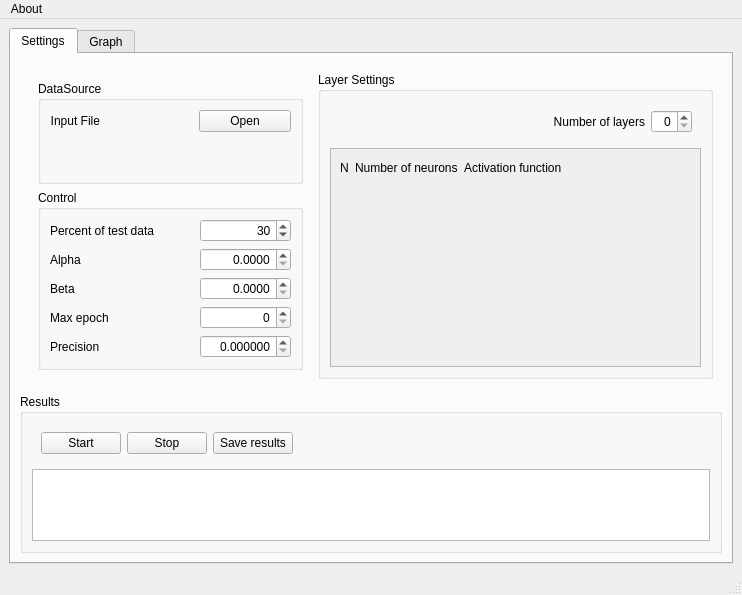
<?xml version="1.0" encoding="UTF-8"?>
<ui version="4.0">
 <class>MainWindow</class>
 <widget class="QMainWindow" name="MainWindow">
  <property name="geometry">
   <rect>
    <x>0</x>
    <y>0</y>
    <width>742</width>
    <height>563</height>
   </rect>
  </property>
  <property name="sizePolicy">
   <sizepolicy hsizetype="Expanding" vsizetype="Expanding">
    <horstretch>0</horstretch>
    <verstretch>0</verstretch>
   </sizepolicy>
  </property>
  <property name="windowTitle">
   <string>Neural Network Test</string>
  </property>
  <widget class="QWidget" name="centralwidget">
   <layout class="QHBoxLayout" name="horizontalLayout">
    <item>
     <widget class="QTabWidget" name="tabWidget">
      <property name="currentIndex">
       <number>0</number>
      </property>
      <widget class="QWidget" name="controlsTab">
       <attribute name="title">
        <string>Settings</string>
       </attribute>
       <layout class="QVBoxLayout" name="verticalLayout">
        <item>
         <widget class="QWidget" name="horizontalWidget" native="true">
          <layout class="QHBoxLayout" name="horizontalLayout_2">
           <item>
            <widget class="QWidget" name="verticalWidget" native="true">
             <property name="sizePolicy">
              <sizepolicy hsizetype="Maximum" vsizetype="Preferred">
               <horstretch>0</horstretch>
               <verstretch>0</verstretch>
              </sizepolicy>
             </property>
             <layout class="QVBoxLayout" name="verticalLayout_2">
              <item>
               <widget class="QGroupBox" name="DataBox">
                <property name="sizePolicy">
                 <sizepolicy hsizetype="Minimum" vsizetype="Fixed">
                  <horstretch>0</horstretch>
                  <verstretch>0</verstretch>
                 </sizepolicy>
                </property>
                <property name="toolTip">
                 <string>Data Group</string>
                </property>
                <property name="title">
                 <string>DataSource</string>
                </property>
                <layout class="QGridLayout" name="gridLayout">
                 <item row="0" column="1">
                  <spacer name="horizontalSpacer_2">
                   <property name="orientation">
                    <enum>Qt::Horizontal</enum>
                   </property>
                   <property name="sizeHint" stdset="0">
                    <size>
                     <width>40</width>
                     <height>20</height>
                    </size>
                   </property>
                  </spacer>
                 </item>
                 <item row="0" column="0">
                  <widget class="QLabel" name="inputLabel">
                   <property name="toolTip">
                    <string>Input File</string>
                   </property>
                   <property name="text">
                    <string>Input File</string>
                   </property>
                   <property name="alignment">
                    <set>Qt::AlignRight|Qt::AlignTrailing|Qt::AlignVCenter</set>
                   </property>
                  </widget>
                 </item>
                 <item row="0" column="2">
                  <widget class="QPushButton" name="inputOpenButton">
                   <property name="sizePolicy">
                    <sizepolicy hsizetype="MinimumExpanding" vsizetype="Fixed">
                     <horstretch>0</horstretch>
                     <verstretch>0</verstretch>
                    </sizepolicy>
                   </property>
                   <property name="maximumSize">
                    <size>
                     <width>135</width>
                     <height>24</height>
                    </size>
                   </property>
                   <property name="toolTip">
                    <string>Open Input File</string>
                   </property>
                   <property name="text">
                    <string>Open</string>
                   </property>
                  </widget>
                 </item>
                 <item row="1" column="1">
                  <spacer name="verticalSpacer_2">
                   <property name="orientation">
                    <enum>Qt::Vertical</enum>
                   </property>
                   <property name="sizeHint" stdset="0">
                    <size>
                     <width>20</width>
                     <height>40</height>
                    </size>
                   </property>
                  </spacer>
                 </item>
                </layout>
               </widget>
              </item>
              <item>
               <widget class="QGroupBox" name="ControlBox">
                <property name="sizePolicy">
                 <sizepolicy hsizetype="Minimum" vsizetype="Fixed">
                  <horstretch>0</horstretch>
                  <verstretch>0</verstretch>
                 </sizepolicy>
                </property>
                <property name="toolTip">
                 <string>Control Group</string>
                </property>
                <property name="title">
                 <string>Control</string>
                </property>
                <layout class="QGridLayout" name="gridLayout_2">
                 <item row="3" column="0">
                  <widget class="QLabel" name="maxEpochlabel">
                   <property name="toolTip">
                    <string>Maximim number of epochs</string>
                   </property>
                   <property name="text">
                    <string>Max epoch</string>
                   </property>
                  </widget>
                 </item>
                 <item row="1" column="3">
                  <widget class="QDoubleSpinBox" name="alphaCoef">
                   <property name="sizePolicy">
                    <sizepolicy hsizetype="MinimumExpanding" vsizetype="Fixed">
                     <horstretch>0</horstretch>
                     <verstretch>0</verstretch>
                    </sizepolicy>
                   </property>
                   <property name="maximumSize">
                    <size>
                     <width>102</width>
                     <height>23</height>
                    </size>
                   </property>
                   <property name="toolTip">
                    <string>Training coefficient</string>
                   </property>
                   <property name="alignment">
                    <set>Qt::AlignRight|Qt::AlignTrailing|Qt::AlignVCenter</set>
                   </property>
                   <property name="decimals">
                    <number>4</number>
                   </property>
                   <property name="maximum">
                    <double>1.000000000000000</double>
                   </property>
                   <property name="singleStep">
                    <double>0.000100000000000</double>
                   </property>
                  </widget>
                 </item>
                 <item row="4" column="0">
                  <widget class="QLabel" name="precisionlabel">
                   <property name="toolTip">
                    <string>Precision</string>
                   </property>
                   <property name="text">
                    <string>Precision</string>
                   </property>
                  </widget>
                 </item>
                 <item row="4" column="2">
                  <spacer name="horizontalSpacer_12">
                   <property name="orientation">
                    <enum>Qt::Horizontal</enum>
                   </property>
                   <property name="sizeHint" stdset="0">
                    <size>
                     <width>40</width>
                     <height>20</height>
                    </size>
                   </property>
                  </spacer>
                 </item>
                 <item row="3" column="2">
                  <spacer name="horizontalSpacer_11">
                   <property name="orientation">
                    <enum>Qt::Horizontal</enum>
                   </property>
                   <property name="sizeHint" stdset="0">
                    <size>
                     <width>40</width>
                     <height>20</height>
                    </size>
                   </property>
                  </spacer>
                 </item>
                 <item row="0" column="0">
                  <widget class="QLabel" name="percentLabel">
                   <property name="toolTip">
                    <string>Amount of data that will be used for testing in percents</string>
                   </property>
                   <property name="text">
                    <string>Percent of test data</string>
                   </property>
                   <property name="alignment">
                    <set>Qt::AlignRight|Qt::AlignTrailing|Qt::AlignVCenter</set>
                   </property>
                  </widget>
                 </item>
                 <item row="2" column="0">
                  <widget class="QLabel" name="betaLabel">
                   <property name="toolTip">
                    <string>Stretch coefficient</string>
                   </property>
                   <property name="text">
                    <string>Beta</string>
                   </property>
                  </widget>
                 </item>
                 <item row="4" column="3">
                  <widget class="QDoubleSpinBox" name="precision">
                   <property name="sizePolicy">
                    <sizepolicy hsizetype="MinimumExpanding" vsizetype="Fixed">
                     <horstretch>0</horstretch>
                     <verstretch>0</verstretch>
                    </sizepolicy>
                   </property>
                   <property name="maximumSize">
                    <size>
                     <width>102</width>
                     <height>23</height>
                    </size>
                   </property>
                   <property name="toolTip">
                    <string>Precision</string>
                   </property>
                   <property name="alignment">
                    <set>Qt::AlignRight|Qt::AlignTrailing|Qt::AlignVCenter</set>
                   </property>
                   <property name="decimals">
                    <number>6</number>
                   </property>
                   <property name="maximum">
                    <double>100.000000000000000</double>
                   </property>
                   <property name="singleStep">
                    <double>0.000100000000000</double>
                   </property>
                  </widget>
                 </item>
                 <item row="1" column="2">
                  <spacer name="horizontalSpacer_9">
                   <property name="orientation">
                    <enum>Qt::Horizontal</enum>
                   </property>
                   <property name="sizeHint" stdset="0">
                    <size>
                     <width>40</width>
                     <height>20</height>
                    </size>
                   </property>
                  </spacer>
                 </item>
                 <item row="3" column="3">
                  <widget class="QSpinBox" name="maxEpoch">
                   <property name="sizePolicy">
                    <sizepolicy hsizetype="MinimumExpanding" vsizetype="Fixed">
                     <horstretch>0</horstretch>
                     <verstretch>0</verstretch>
                    </sizepolicy>
                   </property>
                   <property name="maximumSize">
                    <size>
                     <width>102</width>
                     <height>23</height>
                    </size>
                   </property>
                   <property name="toolTip">
                    <string>Maximim number of epochs</string>
                   </property>
                   <property name="alignment">
                    <set>Qt::AlignRight|Qt::AlignTrailing|Qt::AlignVCenter</set>
                   </property>
                   <property name="maximum">
                    <number>1000000</number>
                   </property>
                   <property name="singleStep">
                    <number>50</number>
                   </property>
                  </widget>
                 </item>
                 <item row="2" column="3">
                  <widget class="QDoubleSpinBox" name="betaCoef">
                   <property name="sizePolicy">
                    <sizepolicy hsizetype="MinimumExpanding" vsizetype="Fixed">
                     <horstretch>0</horstretch>
                     <verstretch>0</verstretch>
                    </sizepolicy>
                   </property>
                   <property name="maximumSize">
                    <size>
                     <width>102</width>
                     <height>23</height>
                    </size>
                   </property>
                   <property name="toolTip">
                    <string>Stretch coefficient</string>
                   </property>
                   <property name="alignment">
                    <set>Qt::AlignRight|Qt::AlignTrailing|Qt::AlignVCenter</set>
                   </property>
                   <property name="decimals">
                    <number>4</number>
                   </property>
                   <property name="maximum">
                    <double>1.000000000000000</double>
                   </property>
                   <property name="singleStep">
                    <double>0.000100000000000</double>
                   </property>
                  </widget>
                 </item>
                 <item row="2" column="2">
                  <spacer name="horizontalSpacer_10">
                   <property name="orientation">
                    <enum>Qt::Horizontal</enum>
                   </property>
                   <property name="sizeHint" stdset="0">
                    <size>
                     <width>40</width>
                     <height>20</height>
                    </size>
                   </property>
                  </spacer>
                 </item>
                 <item row="0" column="2">
                  <spacer name="horizontalSpacer_7">
                   <property name="orientation">
                    <enum>Qt::Horizontal</enum>
                   </property>
                   <property name="sizeHint" stdset="0">
                    <size>
                     <width>40</width>
                     <height>20</height>
                    </size>
                   </property>
                  </spacer>
                 </item>
                 <item row="0" column="3">
                  <widget class="QSpinBox" name="testDataPercent">
                   <property name="sizePolicy">
                    <sizepolicy hsizetype="MinimumExpanding" vsizetype="Fixed">
                     <horstretch>0</horstretch>
                     <verstretch>0</verstretch>
                    </sizepolicy>
                   </property>
                   <property name="maximumSize">
                    <size>
                     <width>102</width>
                     <height>23</height>
                    </size>
                   </property>
                   <property name="acceptDrops">
                    <bool>true</bool>
                   </property>
                   <property name="toolTip">
                    <string>&lt;html&gt;&lt;head/&gt;&lt;body&gt;&lt;p&gt;Amount of data that will be used for testing in percents&lt;/p&gt;&lt;/body&gt;&lt;/html&gt;</string>
                   </property>
                   <property name="alignment">
                    <set>Qt::AlignRight|Qt::AlignTrailing|Qt::AlignVCenter</set>
                   </property>
                   <property name="maximum">
                    <number>100</number>
                   </property>
                   <property name="singleStep">
                    <number>5</number>
                   </property>
                   <property name="value">
                    <number>30</number>
                   </property>
                  </widget>
                 </item>
                 <item row="1" column="0">
                  <widget class="QLabel" name="alphaLabel">
                   <property name="toolTip">
                    <string>Training coefficient</string>
                   </property>
                   <property name="text">
                    <string>Alpha</string>
                   </property>
                  </widget>
                 </item>
                </layout>
               </widget>
              </item>
             </layout>
            </widget>
           </item>
           <item>
            <widget class="QGroupBox" name="groupBox">
             <property name="sizePolicy">
              <sizepolicy hsizetype="MinimumExpanding" vsizetype="MinimumExpanding">
               <horstretch>0</horstretch>
               <verstretch>0</verstretch>
              </sizepolicy>
             </property>
             <property name="maximumSize">
              <size>
               <width>10000</width>
               <height>10000</height>
              </size>
             </property>
             <property name="title">
              <string>Layer Settings</string>
             </property>
             <layout class="QVBoxLayout" name="verticalLayout_4">
              <item>
               <widget class="QWidget" name="horizontalWidget_4" native="true">
                <layout class="QHBoxLayout" name="horizontalLayout_6">
                 <item>
                  <spacer name="horizontalSpacer_6">
                   <property name="orientation">
                    <enum>Qt::Horizontal</enum>
                   </property>
                   <property name="sizeHint" stdset="0">
                    <size>
                     <width>40</width>
                     <height>20</height>
                    </size>
                   </property>
                  </spacer>
                 </item>
                 <item>
                  <widget class="QLabel" name="numberOfLayersLabel">
                   <property name="text">
                    <string>Number of layers</string>
                   </property>
                   <property name="alignment">
                    <set>Qt::AlignRight|Qt::AlignTrailing|Qt::AlignVCenter</set>
                   </property>
                  </widget>
                 </item>
                 <item>
                  <widget class="QSpinBox" name="numberOfLayers">
                   <property name="alignment">
                    <set>Qt::AlignRight|Qt::AlignTrailing|Qt::AlignVCenter</set>
                   </property>
                   <property name="minimum">
                    <number>0</number>
                   </property>
                   <property name="maximum">
                    <number>10</number>
                   </property>
                   <property name="value">
                    <number>0</number>
                   </property>
                  </widget>
                 </item>
                </layout>
               </widget>
              </item>
              <item>
               <widget class="QScrollArea" name="scrollArea">
                <property name="widgetResizable">
                 <bool>true</bool>
                </property>
                <widget class="QWidget" name="scrollAreaWidgetContents">
                 <property name="geometry">
                  <rect>
                   <x>0</x>
                   <y>0</y>
                   <width>387</width>
                   <height>201</height>
                  </rect>
                 </property>
                 <layout class="QVBoxLayout" name="verticalLayout_3">
                  <item>
                   <layout class="QGridLayout" name="layersGrid">
                    <item row="0" column="0">
                     <widget class="QLabel" name="nLabel">
                      <property name="text">
                       <string>N</string>
                      </property>
                     </widget>
                    </item>
                    <item row="0" column="2">
                     <widget class="QLabel" name="activationFunctionLabel">
                      <property name="text">
                       <string>Activation function</string>
                      </property>
                     </widget>
                    </item>
                    <item row="0" column="1">
                     <widget class="QLabel" name="numberOfNeuronsLabel">
                      <property name="text">
                       <string>Number of neurons</string>
                      </property>
                     </widget>
                    </item>
                    <item row="0" column="3">
                     <spacer name="horizontalSpacer_4">
                      <property name="orientation">
                       <enum>Qt::Horizontal</enum>
                      </property>
                      <property name="sizeHint" stdset="0">
                       <size>
                        <width>40</width>
                        <height>20</height>
                       </size>
                      </property>
                     </spacer>
                    </item>
                   </layout>
                  </item>
                  <item>
                   <spacer name="verticalSpacer">
                    <property name="orientation">
                     <enum>Qt::Vertical</enum>
                    </property>
                    <property name="sizeHint" stdset="0">
                     <size>
                      <width>20</width>
                      <height>40</height>
                     </size>
                    </property>
                   </spacer>
                  </item>
                 </layout>
                </widget>
               </widget>
              </item>
             </layout>
            </widget>
           </item>
          </layout>
          <zorder>groupBox</zorder>
          <zorder>verticalWidget</zorder>
         </widget>
        </item>
        <item>
         <widget class="QGroupBox" name="ResultsBox">
          <property name="sizePolicy">
           <sizepolicy hsizetype="MinimumExpanding" vsizetype="Preferred">
            <horstretch>0</horstretch>
            <verstretch>0</verstretch>
           </sizepolicy>
          </property>
          <property name="toolTip">
           <string>Results Group</string>
          </property>
          <property name="title">
           <string>Results</string>
          </property>
          <layout class="QVBoxLayout" name="verticalLayout_6">
           <item>
            <widget class="QWidget" name="horizontalWidget_2" native="true">
             <layout class="QHBoxLayout" name="horizontalLayout_8">
              <item>
               <widget class="QPushButton" name="startButton">
                <property name="sizePolicy">
                 <sizepolicy hsizetype="Minimum" vsizetype="Minimum">
                  <horstretch>0</horstretch>
                  <verstretch>0</verstretch>
                 </sizepolicy>
                </property>
                <property name="toolTip">
                 <string>Start</string>
                </property>
                <property name="text">
                 <string>Start</string>
                </property>
               </widget>
              </item>
              <item>
               <widget class="QPushButton" name="stopButton">
                <property name="toolTip">
                 <string>Stop</string>
                </property>
                <property name="text">
                 <string>Stop</string>
                </property>
               </widget>
              </item>
              <item>
               <widget class="QPushButton" name="saveButton">
                <property name="toolTip">
                 <string>Save results to file</string>
                </property>
                <property name="text">
                 <string>Save results</string>
                </property>
               </widget>
              </item>
              <item>
               <spacer name="horizontalSpacer">
                <property name="orientation">
                 <enum>Qt::Horizontal</enum>
                </property>
                <property name="sizeHint" stdset="0">
                 <size>
                  <width>40</width>
                  <height>20</height>
                 </size>
                </property>
               </spacer>
              </item>
             </layout>
            </widget>
           </item>
           <item>
            <widget class="QTableWidget" name="resultsTable">
             <property name="editTriggers">
              <set>QAbstractItemView::NoEditTriggers</set>
             </property>
            </widget>
           </item>
          </layout>
         </widget>
        </item>
       </layout>
      </widget>
      <widget class="QWidget" name="graphTab">
       <attribute name="title">
        <string>Graph</string>
       </attribute>
       <layout class="QHBoxLayout" name="horizontalLayout_11">
        <item>
         <widget class="QWidget" name="graphLayout" native="true">
          <layout class="QVBoxLayout" name="verticalLayout_7">
           <item>
            <widget class="QwtPlot" name="qwtPlot">
             <property name="toolTip">
              <string>Graph of results error</string>
             </property>
            </widget>
           </item>
           <item>
            <widget class="QWidget" name="horizontalWidget_3" native="true">
             <layout class="QHBoxLayout" name="horizontalLayout_13">
              <item>
               <spacer name="horizontalSpacer_13">
                <property name="orientation">
                 <enum>Qt::Horizontal</enum>
                </property>
                <property name="sizeHint" stdset="0">
                 <size>
                  <width>40</width>
                  <height>20</height>
                 </size>
                </property>
               </spacer>
              </item>
              <item>
               <widget class="QPushButton" name="saveImageButton">
                <property name="text">
                 <string>Save As Image</string>
                </property>
               </widget>
              </item>
             </layout>
            </widget>
           </item>
          </layout>
         </widget>
        </item>
       </layout>
      </widget>
     </widget>
    </item>
   </layout>
  </widget>
  <widget class="QMenuBar" name="menubar">
   <property name="geometry">
    <rect>
     <x>0</x>
     <y>0</y>
     <width>742</width>
     <height>20</height>
    </rect>
   </property>
   <widget class="QMenu" name="menuHelp">
    <property name="title">
     <string>About</string>
    </property>
   </widget>
   <addaction name="menuHelp"/>
  </widget>
  <widget class="QStatusBar" name="statusbar"/>
  <action name="actionQuit">
   <property name="text">
    <string>Quit</string>
   </property>
  </action>
  <action name="actionAbout">
   <property name="text">
    <string>About</string>
   </property>
  </action>
  <action name="actionInput_File">
   <property name="text">
    <string>Input File</string>
   </property>
  </action>
  <action name="actionOutput_File">
   <property name="text">
    <string>Output File</string>
   </property>
  </action>
 </widget>
 <customwidgets>
  <customwidget>
   <class>QwtPlot</class>
   <extends>QFrame</extends>
   <header>qwt_plot.h</header>
   <container>1</container>
  </customwidget>
 </customwidgets>
 <tabstops>
  <tabstop>startButton</tabstop>
  <tabstop>stopButton</tabstop>
  <tabstop>saveButton</tabstop>
 </tabstops>
 <resources/>
 <connections>
  <connection>
   <sender>startButton</sender>
   <signal>clicked()</signal>
   <receiver>startButton</receiver>
   <slot>hide()</slot>
   <hints>
    <hint type="sourcelabel">
     <x>60</x>
     <y>385</y>
    </hint>
    <hint type="destinationlabel">
     <x>46</x>
     <y>381</y>
    </hint>
   </hints>
  </connection>
  <connection>
   <sender>startButton</sender>
   <signal>clicked()</signal>
   <receiver>saveButton</receiver>
   <slot>hide()</slot>
   <hints>
    <hint type="sourcelabel">
     <x>56</x>
     <y>378</y>
    </hint>
    <hint type="destinationlabel">
     <x>222</x>
     <y>377</y>
    </hint>
   </hints>
  </connection>
  <connection>
   <sender>stopButton</sender>
   <signal>clicked()</signal>
   <receiver>saveButton</receiver>
   <slot>show()</slot>
   <hints>
    <hint type="sourcelabel">
     <x>111</x>
     <y>384</y>
    </hint>
    <hint type="destinationlabel">
     <x>204</x>
     <y>385</y>
    </hint>
   </hints>
  </connection>
  <connection>
   <sender>stopButton</sender>
   <signal>clicked()</signal>
   <receiver>startButton</receiver>
   <slot>show()</slot>
   <hints>
    <hint type="sourcelabel">
     <x>126</x>
     <y>386</y>
    </hint>
    <hint type="destinationlabel">
     <x>34</x>
     <y>386</y>
    </hint>
   </hints>
  </connection>
  <connection>
   <sender>startButton</sender>
   <signal>clicked()</signal>
   <receiver>stopButton</receiver>
   <slot>show()</slot>
   <hints>
    <hint type="sourcelabel">
     <x>27</x>
     <y>388</y>
    </hint>
    <hint type="destinationlabel">
     <x>109</x>
     <y>381</y>
    </hint>
   </hints>
  </connection>
  <connection>
   <sender>stopButton</sender>
   <signal>clicked()</signal>
   <receiver>stopButton</receiver>
   <slot>hide()</slot>
   <hints>
    <hint type="sourcelabel">
     <x>101</x>
     <y>388</y>
    </hint>
    <hint type="destinationlabel">
     <x>131</x>
     <y>385</y>
    </hint>
   </hints>
  </connection>
 </connections>
</ui>
